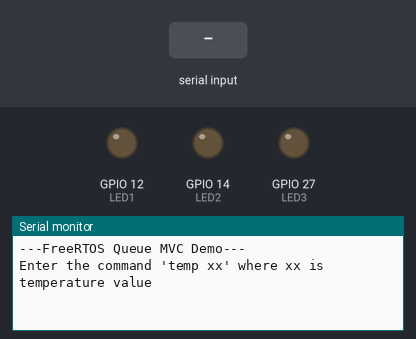
Recording of a sketch running on a simulated ESP32. Shown: output pins drawn as LEDs (lit = HIGH), the last lines printed to the serial monitor. Inputs (shaded band) come from the test bench.

Above: at 1.8 s.
1.9 s: "90,45\n" received over Serial
At 2.9 s:
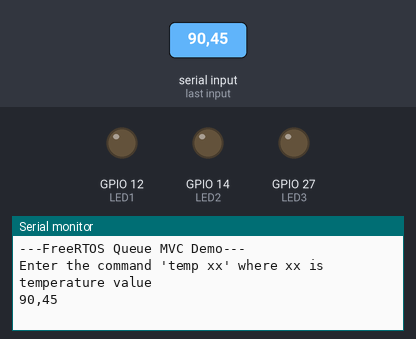
3.4 s: "0\n" received over Serial
At 4.0 s:
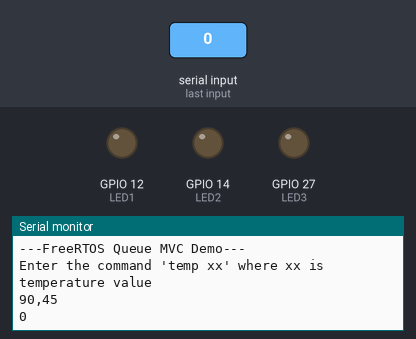

Measured:
- after the input at 1.9 s, the serial monitor: prints a new line at once (image 1)
- after the input at 3.4 s, the serial monitor: prints a new line at once (image 2)

The sketch:

mvc.ino
```cpp
// Use only core 1 for demo purposes
#if CONFIG_FREERTOS_UNICORE
static const BaseType_t app_cpu = 0;
#else
static const BaseType_t app_cpu = 1;
#endif

#define LED1 12
#define LED2 14
#define LED3 27

// Settings
static const uint8_t buf_len = 255;     // Size of buffer to look for command
static const char command[] = "temp ";  // Note the space!
static const int input_queue_len = 5;   // Size of delay_queue
static const int display_queue_len = 5; // Size of msg_queue
static const uint8_t blink_max = 100;   // Num times to blink before message

// Pins (change this if your Arduino board does not have LED_BUILTIN defined)
//static const int led_pin = LED_BUILTIN;

// Message struct: used to wrap strings (not necessary, but it's useful to see
// how to use structs here)
typedef struct DispMsg
{
    int led_no;
    int delay_val;
} DispMsg;

// Globals
static QueueHandle_t input_queue;
static QueueHandle_t display_queue;

//*****************************************************************************
// Tasks

void input_task(void *parameters)
{

    char c;
    char buf[buf_len];
    uint8_t idx = 0;
    uint8_t cmd_len = strlen(command);
    int temperature;

    // Clear whole buffer
    memset(buf, 0, buf_len);

    // Loop forever
    while (1)
    {

        // Read characters from serial
        if (Serial.available() > 0)
        {
            c = Serial.read();

            // Store received character to buffer if not over buffer limit
            if (idx < buf_len - 1)
            {
                buf[idx] = c;
                idx++;
            }

            // Print newline and check input on 'enter'
            if ((c == '\n') || (c == '\r'))
            {

                // Print newline to terminal
                Serial.print("\r\n");

                // Check if the first 6 characters are "delay "
                if (memcmp(buf, command, cmd_len) == 0)
                {

                    // Convert last part to positive integer (negative int crashes)
                    char *tail = buf + cmd_len;
                    temperature = atoi(tail);
                    temperature = abs(temperature);

                    // Send integer to other task via queue
                    if (xQueueSend(input_queue, (void *)&temperature, 10) != pdTRUE)
                    {
                        Serial.println("ERROR: Could not put item on delay queue.");
                    }
                }

                // Reset receive buffer and index counter
                memset(buf, 0, buf_len);
                idx = 0;

                // Otherwise, echo character back to serial terminal
            }
            else
            {
                Serial.print(c);
            }
        }
    }
}

void process_task(void *parameters)
{
    DispMsg disp_msg;
    int temperature;

    while (1)
    {
        if (xQueueReceive(input_queue, (void *)&temperature, 0) == pdTRUE)
        {
            if (temperature < 20)
            {
                disp_msg.led_no = 1;
                disp_msg.delay_val = 100;
            }
            else if (temperature <= 30)
            {
                disp_msg.led_no = 2;
                disp_msg.delay_val = 500;
            }
            else
            {
                disp_msg.led_no = 3;
                disp_msg.delay_val = 250;
            }
            xQueueSend(display_queue, (void *)&disp_msg, 10);
        }
        vTaskDelay(100 / portTICK_PERIOD_MS);
    }
}

void display_task(void *parameters)
{
    DispMsg disp_msg;
    int led_no = 0;
    int delay_time = 100;

    // Set up pin
    pinMode(LED1, OUTPUT);
    digitalWrite(LED1, LOW);
    pinMode(LED2, OUTPUT);
    digitalWrite(LED2, LOW);
    pinMode(LED3, OUTPUT);
    digitalWrite(LED3, LOW);

    // Loop forever
    while (1)
    {

        // See if there's a message in the queue (do not block)
        if (xQueueReceive(display_queue, (void *)&disp_msg, 0) == pdTRUE)
        {
            led_no = disp_msg.led_no;
            digitalWrite(LED1, LOW);
            digitalWrite(LED2, LOW);
            digitalWrite(LED3, LOW);
            delay_time = disp_msg.delay_val;

        }

        // Blink
        if (led_no == 1)
        {
            digitalWrite(LED1, digitalRead(LED1) ^ HIGH);
        }
        if (led_no == 2)
        {
            digitalWrite(LED2, digitalRead(LED2) ^ HIGH);
        }
        if (led_no == 3)
        {
            digitalWrite(LED3, digitalRead(LED3) ^ HIGH);
        }
        vTaskDelay(delay_time / portTICK_PERIOD_MS);
    }
}

//*****************************************************************************
// Main (runs as its own task with priority 1 on core 1)

void setup()
{

    // Configure Serial
    Serial.begin(115200);

    // Wait a moment to start (so we don't miss Serial output)
    vTaskDelay(1000 / portTICK_PERIOD_MS);
    Serial.println();
    Serial.println("---FreeRTOS Queue MVC Demo---");
    Serial.println("Enter the command 'temp xx' where xx is temperature value ");

    // Create queues
    input_queue = xQueueCreate(input_queue_len, sizeof(int));
    display_queue = xQueueCreate(display_queue_len, sizeof(DispMsg));

    xTaskCreatePinnedToCore(input_task,
                            "Input",
                            1024,
                            NULL,
                            1,
                            NULL,
                            app_cpu);

    xTaskCreatePinnedToCore(process_task,
                            "Processing",
                            1024,
                            NULL,
                            1,
                            NULL,
                            app_cpu);

    xTaskCreatePinnedToCore(display_task,
                            "Display",
                            1024,
                            NULL,
                            1,
                            NULL,
                            app_cpu);

    // Delete "setup and loop" task
    vTaskDelete(NULL);
}

void loop()
{
    // Execution should never get here
}
```
